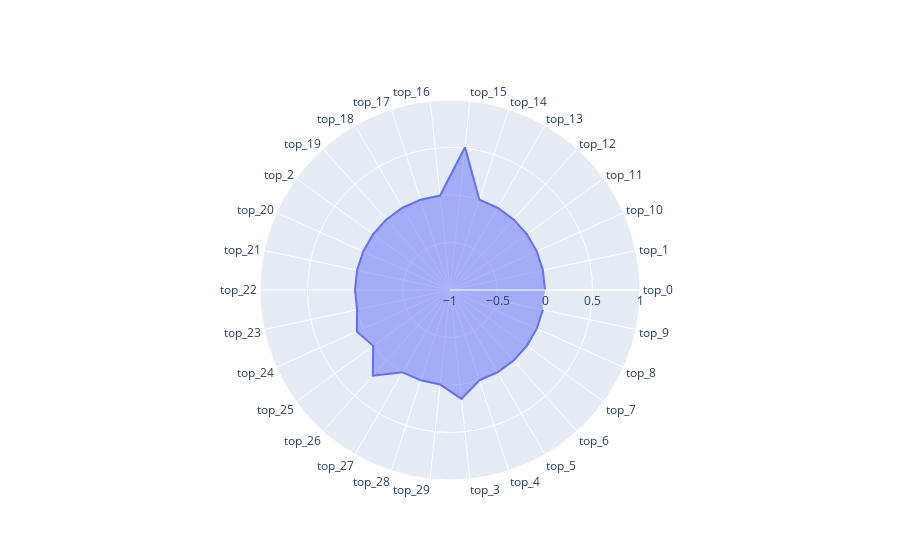

Notebook cell for this chart:
### Code cell
import plotly.graph_objects as go

categories = top_list

fig = go.Figure()
'''
for i in range(0,13):
    fig.add_trace(go.Scatterpolar(
          r=df[0][df[0]["kmeans_group"]==i][top_list].mean(),
          theta=categories,
          fill='toself',
          name=f'Group {i}'
    ))'''
fig.add_trace(go.Scatterpolar(
      r=df[0].iloc[657][top_list],
      theta=categories,
      fill='toself',
      name='Group 2'))

fig.update_layout(
  polar=dict(
    radialaxis=dict(
      visible=True,
      range=[-1, 1]
    )),
  showlegend=False
)

fig.show()

### Figure 1 — Plotly figure (JSON) as saved in the notebook; plotly's stock layout.template omitted (floating-point values rounded to 4 significant figures)
{"data": [{"fill": "toself", "name": "Group 2", "r": [0, 0, 0, 0, 0, 0, 0, 0.5102, 0, 0, 0, 0, 0, 0, 0, 0, 0, 0.07307, 0, 0.2134, 0, 0, 0, 0.1523, 0, 0, 0, 0, 0, 0], "theta": ["top_0", "top_1", "top_10", "top_11", "top_12", "top_13", "top_14", "top_15", "top_16", "top_17", "top_18", "top_19", "top_2", "top_20", "top_21", "top_22", "top_23", "top_24", "top_25", "top_26", "top_27", "top_28", "top_29", "top_3", "top_4", "top_5", "top_6", "top_7", "top_8", "top_9"], "type": "scatterpolar"}], "layout": {"polar": {"radialaxis": {"range": [-1, 1], "visible": true}}, "showlegend": false}}
